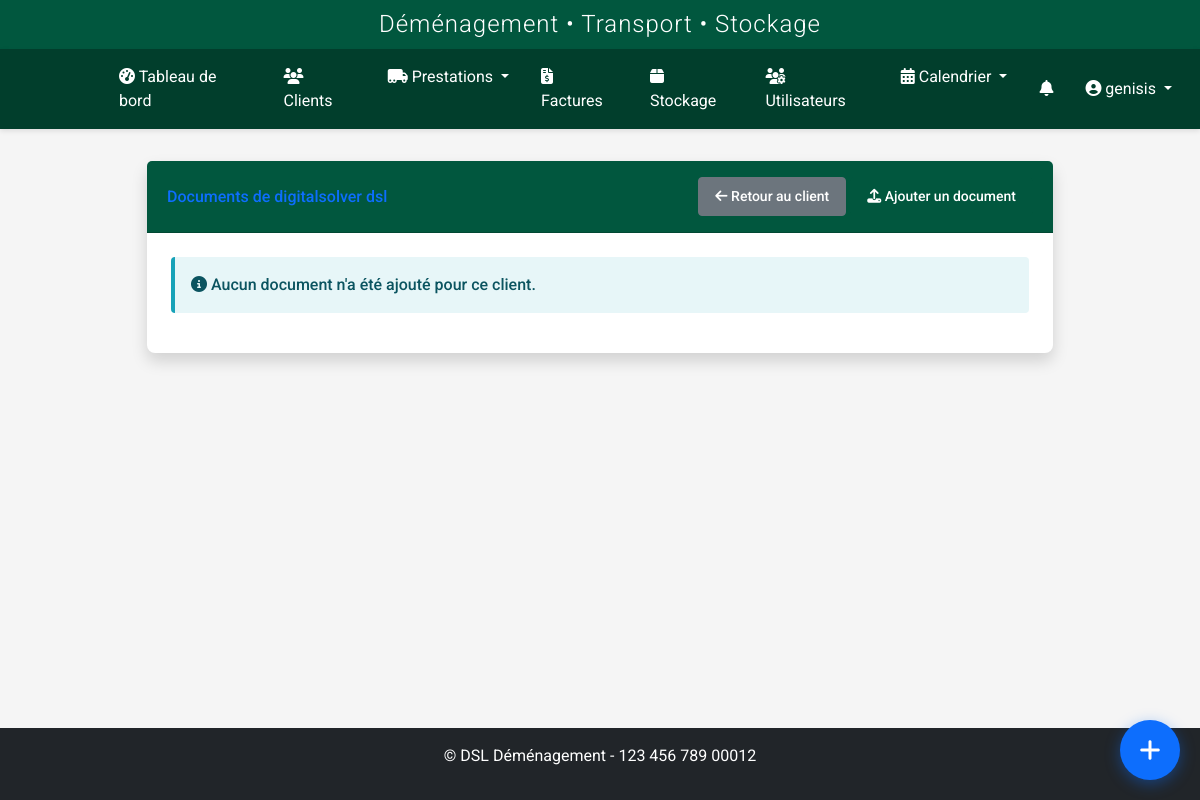
The app's page /documents/client/19 (signed in) with its own data.
### models.py (models this page shows, shortened)
class User(UserMixin, db.Model):
    id = db.Column(db.Integer, primary_key=True)
    nom = db.Column(db.String(64), nullable=False)
    prenom = db.Column(db.String(64), nullable=False)
    username = db.Column(db.String(64), unique=True, nullable=False)
    email = db.Column(db.String(120), unique=True, nullable=True)
    password_hash = db.Column(db.String(256), nullable=False)
    role = db.Column(db.String(20), nullable=False, default='transporteur')
    statut = db.Column(db.String(20), nullable=False, default='actif')
    vehicule = db.Column(db.String(100), nullable=True)
    type_vehicule_id = db.Column(db.Integer, db.ForeignKey('type_vehicule.id'), nullable=True)
    permis_conduire = db.Column(db.String(50), nullable=True)
    notes = db.Column(db.Text, nullable=True)
    derniere_connexion = db.Column(db.DateTime, nullable=True)
    date_creation = db.Column(db.DateTime, nullable=False, default=datetime.utcnow)
    prestations = db.relationship('Prestation', secondary=prestation_transporteurs, back_populates='transporteurs')
    type_vehicule = db.relationship('TypeVehicule', backref='transporteurs')
    def is_admin(self):
        return self.role in ['admin', 'superadmin']
    def is_transporteur(self):
        return self.role == 'transporteur' or self.is_admin()

class Client(db.Model):
    id = db.Column(db.Integer, primary_key=True)
    nom = db.Column(db.String(64), nullable=False)
    prenom = db.Column(db.String(64), nullable=False)
    adresse = db.Column(db.Text, nullable=True)
    code_postal = db.Column(db.String(10), nullable=True)
    ville = db.Column(db.String(64), nullable=True)
    pays = db.Column(db.String(64), default='France')
    telephone = db.Column(db.String(20), nullable=True)
    email = db.Column(db.String(120), nullable=True)
    type_client = db.Column(db.String(50), nullable=True)
    tags = db.Column(db.Text, nullable=True)
    observations = db.Column(db.Text, nullable=True)
    statut = db.Column(db.String(20), default='actif')
    archive = db.Column(db.Boolean, default=False)
    date_creation = db.Column(db.DateTime, nullable=False, default=datetime.utcnow)
    commercial_id = db.Column(db.Integer, db.ForeignKey('user.id'), nullable=True)
    commercial = db.relationship('User', backref=db.backref('clients', lazy=True), foreign_keys=[commercial_id])
    prestations_principales = db.relationship('Prestation', backref=db.backref('client_principal', lazy=True), lazy=True, foreign_keys="Prestation.client_id")
    prestations_supplementaires = db.relationship('Prestation', secondary=prestation_clients, back_populates='clients_supplementaires')
    factures = db.relationship('Facture', backref='client', lazy=True)

### routes/document.py (the view)
@documents_bp.route('/client/<int:client_id>')
@login_required
def client_documents(client_id):
    client = Client.query.get_or_404(client_id)
    documents = Document.query.filter_by(client_id=client_id).order_by(Document.date_upload.desc()).all()
    form = DocumentForm()
    return render_template('documents/client_documents.html', client=client, documents=documents, form=form)

### templates/documents/client_documents.html (shortened to what this page needs)
{% extends "base.html" %}
{% block content %}
<div class="container-fluid">
    <div class="row">
        <div class="col-12 col-md-10 offset-md-1">
            <div class="card shadow mb-4">
                <div class="card-header py-3 d-flex flex-row align-items-center justify-content-between">
                    <h6 class="m-0 font-weight-bold text-primary">Documents de {{ client.nom }} {{ client.prenom }}</h6>
                    <div>
                        <a href="{{ url_for('client.details', id=client.id) }}" class="btn btn-secondary btn-sm">
                            <i class="fas fa-arrow-left"></i> Retour au client
                        </a>
                        <button type="button" class="btn btn-primary btn-sm" data-bs-toggle="modal" data-bs-target="#uploadDocumentModal">
                            <i class="fas fa-upload"></i> Ajouter un document
                        </button>
                    </div>
                </div>
                <div class="card-body">
                    {% if documents %}
                    <div class="table-responsive">
                        <table class="table table-bordered dataTable" id="documentsTable" width="100%" cellspacing="0">
                            <thead>
                                <tr>
                                    <th>Nom</th>
                                    <th>Type</th>
                                    <th>Format</th>
                                    <th>Taille</th>
                                    <th>Tags</th>
                                    <th>Date d'upload</th>
                                    <th>Actions</th>
                                </tr>
                            </thead>
                            <tbody>
                                {% for document in documents %}
                                <tr>
                                    <td>
                                        <a href="{{ url_for('documents.view_document', document_id=document.id) }}" class="text-primary">
                                            <i class="fas fa-file-{{ 'pdf' if document.format == 'pdf' else 'alt' }}"></i>
                                            {{ document.nom }}
                                        </a>
                                        {% if document.notes %}
                                        <span class="ml-2" data-toggle="tooltip" title="{{ document.notes }}">
                                            <i class="fas fa-sticky-note text-warning"></i>
                                        </span>
                                        {% endif %}
                                    </td>
                                    <td>{{ document.type|capitalize if document.type else '-' }}</td>
                                    <td>
                                        {% if document.format %}
                                        <span class="badge badge-info">{{ document.format }}</span>
                                        {% else %}
                                        -
                                        {% endif %}
                                    </td>
                                    <td>
                                        {% if document.taille %}
                                        {{ (document.taille / 1024)|round|int if document.taille < 1024*1024 else ((document.taille / 1024 / 1024)|round(2)) }}
                                        {{ 'Ko' if document.taille < 1024*1024 else 'Mo' }}
                                        {% else %}
                                        -
                                        {% endif %}
                                    </td>
                                    <td>
                                        {% if document.tags %}
                                        {% for tag in document.tags.split(',') %}
                                        <span class="badge badge-secondary">{{ tag.strip() }}</span>
                                        {% endfor %}
                                        {% else %}
                                        -
                                        {% endif %}
                                    </td>
                                    <td>{{ document.date_upload.strftime('%d/%m/%Y %H:%M') }}</td>
                                    <td>
                                        <div class="btn-group btn-group-sm">
                                            <a href="{{ url_for('documents.download_document', document_id=document.id) }}" class="btn btn-info" title="Télécharger">
                                                <i class="fas fa-download"></i>
                                            </a>
                                            <a href="{{ url_for('documents.edit_document', document_id=document.id) }}" class="btn btn-primary" title="Modifier">
                                                <i class="fas fa-edit"></i>
                                            </a>
                                            <form method="POST"
                                                  action="{{ url_for('documents.delete_document', document_id=document.id) }}"
                                                  style="display: inline;"
                                                  onsubmit="return confirm('Êtes-vous sûr de vouloir supprimer ce document ?');">
                                                <input type="hidden" name="csrf_token" value="{{ csrf_token() }}">
                                                <button type="submit" class="btn btn-danger" title="Supprimer">
                                                    <i class="fas fa-trash"></i>
                                                </button>
                                            </form>
                                        </div>
                                    </td>
                                </tr>
                                {% endfor %}
                            </tbody>
                        </table>
                    </div>
                    {% else %}
                    <div class="alert alert-info">
                        <i class="fas fa-info-circle"></i> Aucun document n'a été ajouté pour ce client.
                    </div>
                    {% endif %}
                </div>
            </div>
        </div>
    </div>
</div>
{% endblock %}

### templates/base.html (shortened to what this page needs)
<!DOCTYPE html>
<html lang="fr">
<head>
    <link href="https://cdn.jsdelivr.net/npm/bootstrap@5.2.3/dist/css/bootstrap.min.css" rel="stylesheet">
    <link rel="stylesheet" href="https://cdnjs.cloudflare.com/ajax/libs/font-awesome/6.2.1/css/all.min.css">
    <link rel="stylesheet" href="https://cdnjs.cloudflare.com/ajax/libs/toastr.js/latest/toastr.min.css">
    <link href="https://cdn.jsdelivr.net/npm/fullcalendar@5.11.3/main.min.css" rel="stylesheet">
    <link href="https://cdn.jsdelivr.net/npm/summernote@0.8.18/dist/summernote-lite.min.css" rel="stylesheet">
    <link rel="stylesheet" href="{{ url_for('static', filename='css/style.css') }}">
    <link rel="stylesheet" href="{{ url_for('static', filename='css/notification-flash.css') }}">
    <link rel="stylesheet" href="{{ url_for('static', filename='css/notifications.css') }}">
    <link rel="stylesheet" href="{{ url_for('static', filename='css/prestations.css') }}">
    <link rel="stylesheet" href="{{ url_for('static', filename='css/custom-calendar.css') }}">
    <link rel="stylesheet" href="{{ url_for('static', filename='css/navbar-logos.css') }}">
    <link rel="stylesheet" href="{{ url_for('static', filename='css/whatsapp-buttons.css') }}">
    <link rel="stylesheet" href="{{ url_for('static', filename='css/quick-access-bubble.css') }}">
</head>
<body {% if current_user.is_authenticated %}data-user-role="{{ current_user.role }}" data-user-id="{{ current_user.id }}"{% endif %}>
    {% if current_user.is_authenticated %}
        <header>
            <div class="app-header">
                <h2>Déménagement • Transport • Stockage</h2>
            </div>
            <nav class="navbar navbar-dark navbar-expand-lg">
                <div class="container-fluid">
                    <a class="navbar-brand" href="{{ url_for('dashboard.index') }}">
                        <div class="logo-slideshow">
                        </div>
                    </a>
                    <div class="collapse navbar-collapse" id="navbarMain">
                        <ul class="navbar-nav me-auto mb-2 mb-lg-0">
                            <li class="nav-item">
                                <a class="nav-link {% if request.endpoint == 'dashboard.index' %}active{% endif %}" href="{{ url_for('dashboard.index') }}">
                                    <i class="fas fa-tachometer-alt"></i> Tableau de bord
                                </a>
                            </li>
                            <li class="nav-item">
                                <a class="nav-link {% if request.endpoint.startswith('client.') %}active{% endif %}" href="{{ url_for('client.index') }}">
                                    <i class="fas fa-users"></i> Clients
                                </a>
                            </li>
                            <li class="nav-item dropdown">
                                <a class="nav-link dropdown-toggle {% if request.endpoint.startswith('prestation.') %}active{% endif %}" href="#" id="prestationsDropdown" role="button" data-bs-toggle="dropdown" aria-expanded="false">
                                    <i class="fas fa-truck-moving"></i> Prestations
                                </a>
                            </li>
                            <li class="nav-item">
                                <a class="nav-link {% if request.endpoint.startswith('facture.') %}active{% endif %}" href="{{ url_for('facture.index') }}">
                                    <i class="fas fa-file-invoice-dollar"></i> Factures
                                </a>
                            </li>
                            <li class="nav-item">
                                <a class="nav-link {% if request.endpoint.startswith('stockage.') %}active{% endif %}" href="{{ url_for('stockage.index') }}">
                                    <i class="fas fa-box"></i> Stockage
                                </a>
                            </li>
                            {% if current_user.is_admin %}
                            <li class="nav-item">
                                <a class="nav-link {% if request.endpoint.startswith('user.') %}active{% endif %}" href="{{ url_for('user.index') }}">
                                    <i class="fas fa-users-cog"></i> Utilisateurs
                                </a>
                            </li>
                            {% endif %}
                            <li class="nav-item dropdown">
                                <a class="nav-link dropdown-toggle {% if request.endpoint.startswith('calendrier.') %}active{% endif %}" href="#" id="calendrierDropdown" role="button" data-bs-toggle="dropdown" aria-expanded="false">
                                    <i class="fas fa-calendar-alt"></i> Calendrier
                                </a>
                            </li>
                        </ul>
                        <ul class="navbar-nav">
                            {% if current_user.is_authenticated and (current_user.is_transporteur() or current_user.is_admin() or current_user.role in ['commercial', 'superadmin']) %}
                            <li class="nav-item">
                                <a href="{{ url_for('transporteur_prestations.notifications') }}" class="nav-link position-relative">
                                    <i class="fas fa-bell"></i>
                                </a>
                            </li>
                            {% endif %}
                            <li class="nav-item dropdown">
                                <a class="nav-link dropdown-toggle" href="#" id="userDropdown" role="button" data-bs-toggle="dropdown">
                                    <i class="fas fa-user-circle"></i> {{ current_user.username }}
                                </a>
                            </li>
                        </ul>
                    </div>
                </div>
            </nav>
        </header>
        <main class="main-content">
            <div class="container">
                {% block content %}{% endblock %}
            </div>
        </main>
        <footer class="mt-5 py-3 bg-dark text-white">
            <div class="container text-center">
                <p>&copy; {{ config.COMPANY_FULL_NAME }} - {{ config.COMPANY_SIRET }}</p>
            </div>
        </footer>
    {% else %}
        <main class="main-content">
            <div class="container">
                {% block auth_content %}{% endblock %}
            </div>
        </main>
    {% endif %}
</body>
</html>

### records on screen
User: username "genisis"
Client: nom "digitalsolver", prenom "dsl"

### other values on screen
{{ config.COMPANY_FULL_NAME }} "DSL Déménagement"
{{ config.COMPANY_SIRET }} "123 456 789 00012"
